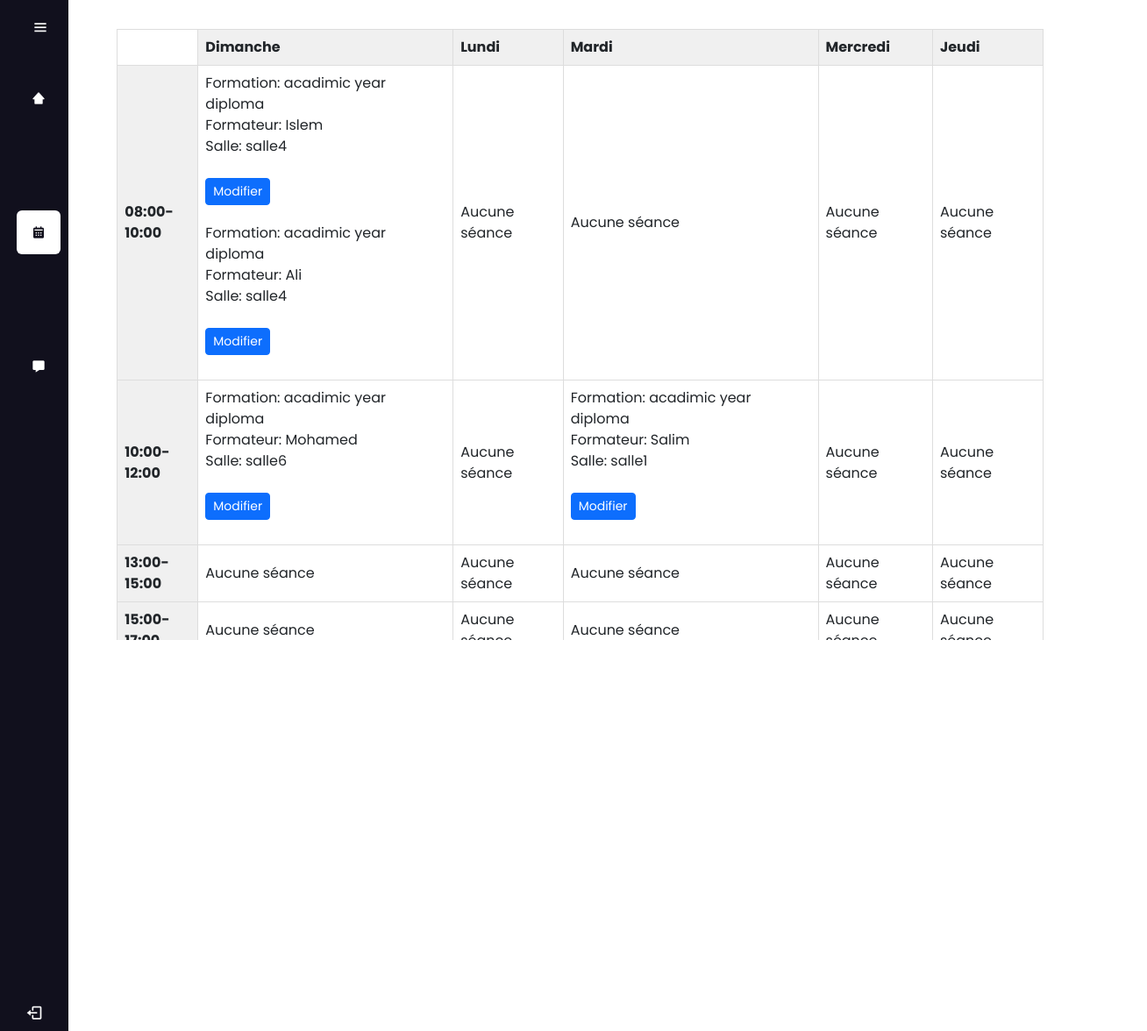
The page /edmp.php on the database its author committed.
### tables this page shows
CREATE TABLE `emploi` (
  `idemploi` int(15) NOT NULL,
  `jour` varchar(15) NOT NULL,
  `Seance` varchar(50) NOT NULL,
  `formation` varchar(50) NOT NULL,
  `salle` varchar(15) NOT NULL,
  `Nom` varchar(50) NOT NULL
);

### edmp.php (the view, shortened to what this page needs)
<!DOCTYPE html>
<html lang="en">
<head>
    <link rel='stylesheet' href='https://cdn-uicons.flaticon.com/2.3.0/uicons-solid-straight/css/uicons-solid-straight.css'>
    <link rel='stylesheet' href='https://cdn-uicons.flaticon.com/2.3.0/uicons-solid-rounded/css/uicons-solid-rounded.css'>
    <link rel='stylesheet' href='https://cdn-uicons.flaticon.com/2.3.0/uicons-regular-straight/css/uicons-regular-straight.css'>
    <link rel='stylesheet' href='https://cdn-uicons.flaticon.com/2.3.0/uicons-solid-straight/css/uicons-solid-straight.css'>
    <link href='https://unpkg.com/boxicons@2.1.4/css/boxicons.min.css' rel='stylesheet'>
    <link rel="stylesheet" href="index.css">
    <link href="https://cdn.jsdelivr.net/npm/bootstrap@5.3.3/dist/css/bootstrap.min.css" rel="stylesheet">
</head>
<body>
<div class="sidebar">
        <div class="logo_content">
            <i class='bx bx-menu' id="btn"></i>
        </div>
        <ul class="nav_list">
        <li >
            <a href="accadm.php">
                <i class='bx bxs-home-alt-2'></i>
            </a>
        </li>
        <li>
            <a href="apradm.php">
                <i class="fi fi-ss-users-class"></i>
            </a>
        </li>
        <li>
            <a href="enseiadm.php">
                <i class="fi fi-sr-graduation-cap"></i>
            </a>
        </li>
        <li class="active">
            <a class="active" href="#">
                <i class='bx bxs-calendar'></i>
            </a>
        </li>
        <li>
            <a href="salle.php">
                <i class="fi fi-rs-school"></i>
            </a>
        </li>
        <li>
            <a href="formation.php">
                <i class="fi fi-ss-e-learning"></i>
            </a>
        </li>
        <li>
            <a href="#">
                <i class='bx bxs-message'></i>
            </a>
        </li>
    </ul>
    <div class="profile_content">
        <div class="profile">
       <a href="logout.php"> <i class='bx bx-log-out' id="log_out" style="color : #fff;"></i></a>
        </div>
    </div>
</div>
<div class="home_content">
<div class="tab" style="width:85%;margin-left:1%">
    <div class="table-container">
        <table style="width:95%; margin-top:3%;margin-left:2%;margin-bottom:2%">
            <tr>
                <th style="width:10%;height: 30%;background-color:transparent"></th>
                <th style="width:15%;height: 30%;">Dimanche</th>
                <th style="width:15%;height: 30%;">Lundi</th>
                <th style="width:15%;height: 30%;">Mardi</th>
                <th style="width:15%;height: 30%;">Mercredi</th>
                <th style="width:15%;height: 30%;">Jeudi</th>
            </tr>
            <?php
            include_once("function.php");
            $timeSlots = ['08:00-10:00', '10:00-12:00', '13:00-15:00', '15:00-17:00'];
            $days = ['Dimanche', 'Lundi', 'Mardi', 'Mercredi', 'Jeudi'];
            foreach ($timeSlots as $slot) {
                echo "<tr><th style='width:10%;height: 30%;'>$slot</th>";
                foreach ($days as $day) {
                    $sql = "SELECT * FROM emploi WHERE jour = '$day' AND Seance = '$slot'";
                    $result = mysqli_query($conn, $sql);
                    if (mysqli_num_rows($result) > 0) {
                        echo "<td style='width:15%;height: 30%;background-color:transparent'>";
                        while ($row = mysqli_fetch_assoc($result)) {
                            echo "Formation: {$row['formation']} <br> Formateur: {$row['Nom']} <br> Salle: {$row['salle']}<br><br>";
                            echo "<button class='btn btn-primary btn-sm' data-bs-toggle='modal' data-bs-target='#editModal' data-id='{$row['idemploi']}'>Modifier</button>";
                        }
                        echo "</td>";
                    } else {
                        echo "<td style='width:15%;height: 30%;background-color:transparent'>Aucune séance</td>";
                    }
                }
                echo "</tr>";
            }
            ?>
        </table>      <a href="emploi.php"><button type="button" class="btn btn-primary" style="width:15%;margin-left:43%;margin-bottom:1%">Back <i class="fas"></i></button></a>
      </div>
    </div>
</div>
</body>
</html>

### index.css (style rules this page uses)
* { margin: 0; padding: 0; box-sizing: border-box; font-family: "Poppins",sans-serif; }
body { position: relative; min-height: 100vh; width: 100%; overflow: hidden; }
.sidebar { position: fixed; top: 0; left: 0; height:100%; width: 78px; background:#11101d; padding: 7px 14px; transition: all 0.5s ease; margin-left: 0px; }
.sidebar ul li.active, .sidebar ul li:hover { background-color:#fff ; border-radius:6px; color:#11101d ; }
.sidebar ul li a.active, .sidebar ul li a:hover { color:#11101d ; }
.sidebar #btn { position: absolute; color: #fff; left: 59%; top: 6px; font-size: 20px; height:50px; width: 50px; text-align: center; line-height: 50px; transform: translateX(-50%); cursor: pointer; transition: all 0.5s ease; }
.sidebar ul { margin-top: 20px; padding-left: 0; }
.sidebar ul li { position: relative; height: 50px; width: 100%; margin: 1px 5px; list-style: none; line-height: 50px; }
.sidebar ul li a { color: #fff; display: flex; align-items: center; text-decoration: none; transition: all 0.2s ease; border-radius: 12px; white-space: nowrap; }
.sidebar ul li a i { height: 50px; min-width: 50px; border-radius: 12px; line-height: 50px; text-align: center; }
.sidebar .profile_content { position: absolute; color: #fff; bottom: 0; left: 0; width: 100%; }
.sidebar .profile_content .profile { position: relative; padding: 10px 6px; height: 60px; }
.profile_content .profile #log_out { position: absolute; left: 50%; bottom: 11px; font-weight: 400; cursor: pointer; font-size: 20px; transform: translateX(-50%); transition: all 0.5s ease; }
.home_content { position: absolute; height: 100%; width: 100%; left: 98px; transition: all 0.5s ease; margin-left: 0; }

### edmp.php (style rules this page uses)
.sidebar ~ .home_content .tab table { border-collapse: collapse; width: 80%; margin-left: 120px; transition: all 0.4s ease; }
.sidebar ~ .home_content button { margin-right: 200px; transition: all 0.4s ease; margin-bottom: 20px; }
body { font-family: sans-serif; }
th, td { border: 1px solid #ddd; padding: 8px; text-align: left; }
th { background-color: #f0f0f0; }
.table-container { max-height: 730px; overflow-y: auto; width: 100%; }

### rows shown on the page
emploi: formation "acadimic year diploma", Nom "Islem", salle "salle4"
emploi: formation "acadimic year diploma", Nom "Ali", salle "salle4"
emploi: formation "acadimic year diploma", Nom "Mohamed", salle "salle6"
emploi: formation "acadimic year diploma", Nom "Salim", salle "salle1"

### other values the page prints
$slot "08:00-10:00"
$slot "10:00-12:00"
$slot "13:00-15:00"
